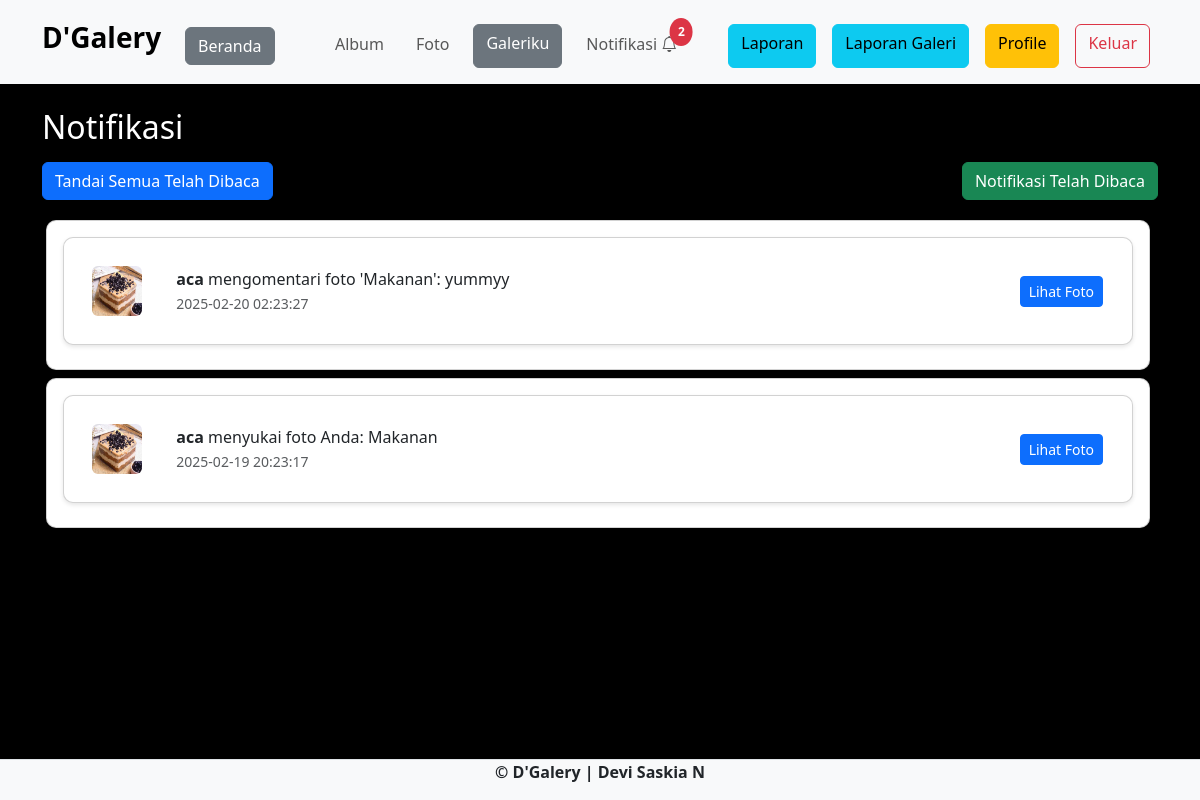
Page /akun/notifikasi.php (signed in) on the committed database.
### tables this page shows
CREATE TABLE `notifikasi` (
  `notif_id` int(11) NOT NULL,
  `user_id` int(11) DEFAULT NULL,
  `message` text DEFAULT NULL,
  `foto_id` int(11) NOT NULL,
  `send_id` int(11) NOT NULL,
  `status` enum('unread','read') DEFAULT 'unread',
  `tanggal` timestamp NOT NULL DEFAULT current_timestamp()
);

CREATE TABLE `foto` (
  `foto_id` int(11) NOT NULL,
  `judul_foto` varchar(255) NOT NULL,
  `deskripsi_foto` text NOT NULL,
  `tanggal_unggah` date NOT NULL,
  `lokasi_file` varchar(255) NOT NULL,
  `album_id` int(11) NOT NULL,
  `user_id` int(11) NOT NULL
);

CREATE TABLE `users` (
  `user_id` int(11) NOT NULL,
  `username` varchar(255) NOT NULL,
  `password` varchar(255) NOT NULL,
  `email` varchar(255) NOT NULL,
  `nama_lengkap` varchar(255) NOT NULL,
  `alamat` text NOT NULL,
  `foto` varchar(255) DEFAULT NULL,
  `role_id` int(11) NOT NULL,
  `verifikasi` int(11) NOT NULL
);

### akun/notifikasi.php (the view, shortened to what this page needs)
<?php
include '../c/koneksi.php';
$user_id = $_SESSION['user_id'];
$notif_query = mysqli_query($koneksi, "SELECT n.*, f.lokasi_file, f.judul_foto, u.username
                                        FROM notifikasi n
                                        JOIN foto f ON n.foto_id = f.foto_id
                                        JOIN users u ON n.send_id = u.user_id
                                        WHERE n.user_id = '$user_id'
                                        AND n.status = 'unread' ORDER BY n.tanggal DESC");
$notif_count_query = mysqli_query($koneksi, "SELECT COUNT(*) as unread_count FROM notifikasi WHERE user_id = '$user_id' AND status = 'unread'");
$notif_count_result = mysqli_fetch_assoc($notif_count_query);
$unread_count = $notif_count_result['unread_count'];
?>
<!DOCTYPE html>
<html lang="en">
<head>
    <link rel="stylesheet" href="../assets/css/bootstrap.min.css">
    <link href="https://cdn.jsdelivr.net/npm/bootstrap-icons/font/bootstrap-icons.css" rel="stylesheet">
    <link rel="stylesheet" href="https://cdnjs.cloudflare.com/ajax/libs/font-awesome/6.7.2/css/all.min.css" />
</head>
<body class="bg-black">
<nav class="navbar navbar-expand-lg bg-body-tertiary">
        <div class="container">
            <a class="navbar-brand" href="index.php">
                <h3><strong>D'Galery</strong></h3>
            </a>
            <div class="collapse navbar-collapse mt-2" id="navbarNavAltMarkup">
                <div class="navbar-nav me-auto">
                    <a href="index.php" class="btn btn-secondary m-2">Beranda</a>
                </div>
                <div class="navbar-nav ms-auto">
                    <a href="album.php" class="nav-link m-2">Album</a>
                    <a href="foto.php" class="nav-link m-2">Foto</a>
                    <a href="galeri.php" class="btn btn-secondary m-2">Galeriku</a>
                    <a href="notifikasi.php" class="nav-link m-2 position-relative">
                        Notifikasi <i class="bi bi-bell"></i>
                        <?php if ($unread_count > 0) { ?>
                            <span class="top-0 start-100 translate-middle badge rounded-circle bg-danger  w-auto h-auto">
                                <?php echo $unread_count; ?>
                            </span>
                        <?php } ?>
                    </a>
                    <a href="laporan.php" class="btn btn-info m-2">Laporan</a>
                    <a href="data_laporan.php" class="btn btn-info m-2">Laporan Galeri</a>
                    <a href="profile.php" class="btn btn-warning m-2">Profile</a>
                    <a href="../c/aksi_logout.php" class="btn btn-outline-danger m-2">Keluar</a>
                </div>
            </div>
        </div>
    </nav>
    <div class="container mt-4">
        <h2 class="mb-3 text-white">Notifikasi</h2>
        <div class="row">
            <div class="col-6">
                <div class="d-flex justify-content-start">
                <button id="markRead" class="btn btn-primary mb-3"  data-toggle='tooltip' title='Bersihkan Notifikasi'>Tandai Semua Telah Dibaca</button>
                </div>
            </div>
            <div class="col-6">
                <div class="d-flex justify-content-end ms-auto">
                    <a href="notifikasi_read.php" class="btn btn-success mb-3 ms-5"  data-toggle='tooltip' title='Lihat Notifikasi'>
                    Notifikasi Telah Dibaca
                    </a>
                </div>
            </div>
        </div>
        <div class="row col-12 m-1">
            <?php if (mysqli_num_rows($notif_query) > 0) { ?>
                <div class="list-group">
                    <?php while ($notif = mysqli_fetch_array($notif_query)) { ?>
                        <div class="card notification-card mb-2">
                            <div class="card notification-card mb-2">
                                <div class="card-body d-flex align-items-center">
                                    <div class="col-1">
                                        <img src='../assets/img/<?php echo $notif['lokasi_file']; ?>' class='rounded me-3' width='50' height='50'>
                                    </div>
                                    <div class="col-10">
                                        <div>
                                            <strong><?php echo $notif['username']; ?></strong> <?php echo str_replace($notif['username'], '', $notif['message']); ?>
                                            <br><small class='text-muted'><?php echo $notif['tanggal']; ?></small>
                                        </div>
                                    </div>
                                    <div class="col-1">
                                    <a href='foto_detail.php?foto_id=<?php echo $notif['foto_id']; ?>' class='btn btn-sm btn-primary ms-auto'>Lihat Foto</a>
                                    </div>
                                </div>
                            </div>
                        </div>
                    <?php } ?>
                </div>
            <?php } else { ?>
                <div class='alert alert-warning text-center'>Tidak ada notifikasi baru.</div>
            <?php } ?>
        </div>
    </div>
    <footer class="bg-light d-flex justify-content-center border-top mt-3 br-light fixed-bottom">
        <p><strong>&copy; D'Galery | Devi Saskia N</strong></p>
    </footer>
</body>
</html>

### akun/notifikasi.php (style rules this page uses)
body { background-color: #f8f9fa; }
.notification-card { border-radius: 10px; transition: 0.3s; background-color: #fff; padding: 1rem; box-shadow: 0 2px 4px rgba(0, 0, 0, 0.1); }
.position-relative { position: relative; }
.translate-middle { transform: translate(-50%, -50%); }
.badge { font-size: 0.75rem; padding: 0.5rem; }
.bg-danger { background-color: #dc3545; }
.card-body { padding: 0.75rem; }

### rows in the picture
notifikasi: foto.lokasi_file (picture), users.username "aca", message.username "mengomentari foto 'Makanan': yummyy", tanggal "2025-02-20 02:23:27"
notifikasi: foto.lokasi_file (picture), users.username "aca", message.username "menyukai foto Anda: Makanan", tanggal "2025-02-19 20:23:17"

### other values in the picture
$unread_count "2"
